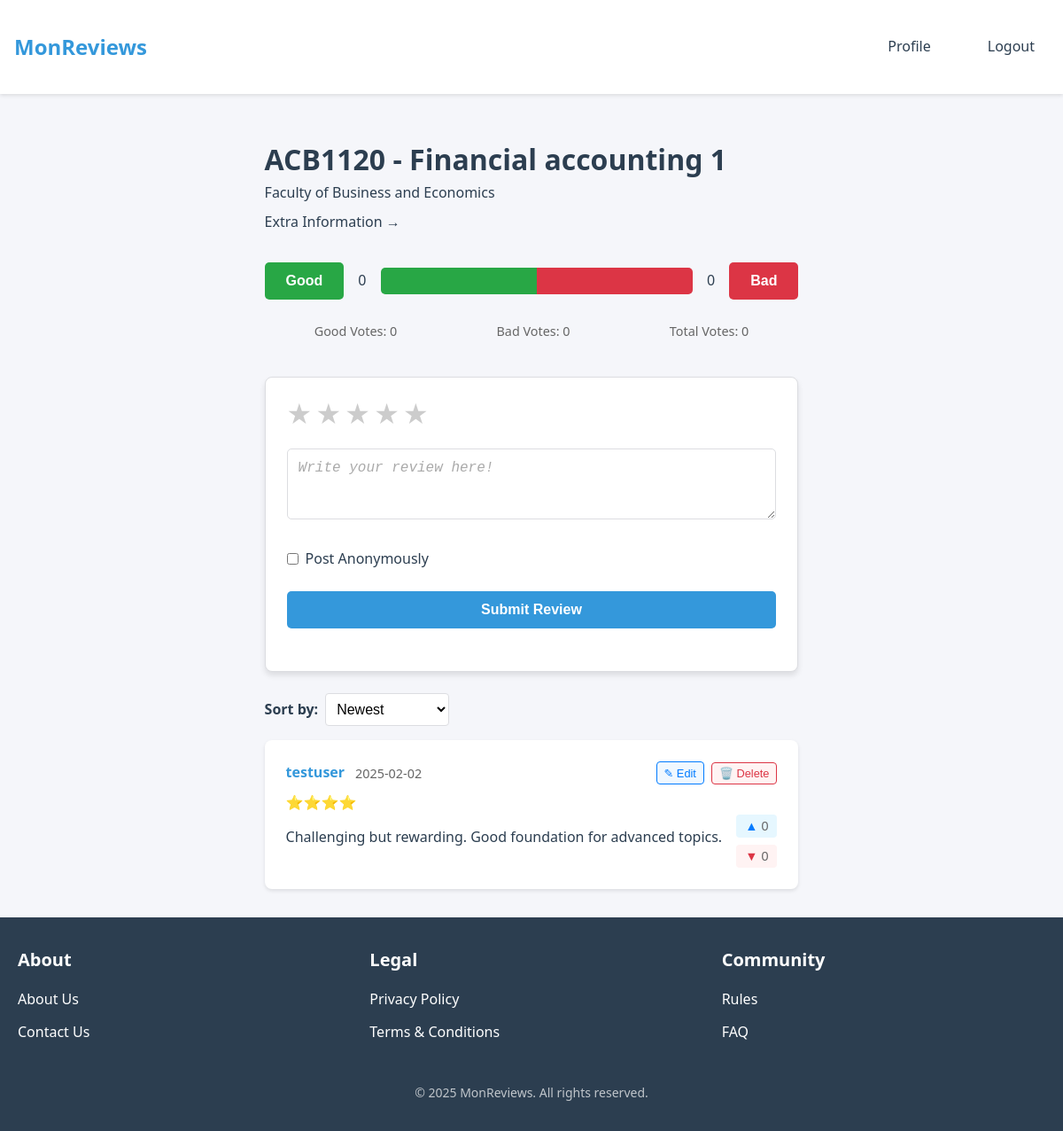
Page /unit/ACB1120 (signed in) on the committed database.
### app/models.py (models this page shows, shortened)
class Unit(db.Model):
    id = db.Column(db.Integer, primary_key=True, autoincrement=True)
    code = db.Column(db.String(20), unique=True, nullable=False)
    name = db.Column(db.String(255), nullable=False)
    faculty = db.Column(db.String(255), nullable=False)
    credit_points = db.Column(db.Integer, nullable=False)
    url = db.Column(db.String(500), nullable=False)
    upvotes = db.Column(db.Integer, default=0, nullable=False)
    downvotes = db.Column(db.Integer, default=0, nullable=False)
    assessment_details = db.Column(db.Text)
    @property
    def total_votes(self):
        return self.upvotes + self.downvotes
    reviews = db.relationship('Review', back_populates="unit", lazy='dynamic')

class Review(db.Model):
    id = db.Column(db.Integer, primary_key=True)
    content = db.Column(db.Text, nullable=False)
    rating = db.Column(db.Integer, nullable=False)
    timestamp = db.Column(db.DateTime, default=datetime.utcnow)
    is_anonymous = db.Column(db.Boolean, default=False)
    upvotes = db.Column(db.Integer, default=0)
    downvotes = db.Column(db.Integer, default=0)
    user_id = db.Column(db.Integer, db.ForeignKey('user.id'), nullable=False)
    unit_id = db.Column(db.Integer, db.ForeignKey('unit.id'), nullable=False)
    user = db.relationship("User", back_populates="reviews", foreign_keys=[user_id])
    unit = db.relationship("Unit", back_populates="reviews")
    def has_voted(self, user, vote_type):
        if not user.is_authenticated:
            return False
        vote = Vote.query.filter_by(
            user_id=user.id,
            review_id=self.id,
            vote_type=vote_type
        ).first()
        return vote is not None
    def get_vote_status(self, user):
        if not user.is_authenticated:
            return None
        vote = Vote.query.filter_by(
            user_id=user.id,
            review_id=self.id
        ).first()
        return vote.vote_type if vote else None
    def can_edit(self, user):
        if not user.is_authenticated:
            return False
        return user.id == self.user_id # or user.is_admin

class User(UserMixin, db.Model):
    id = db.Column(db.Integer, primary_key=True)
    username = db.Column(db.String(64), unique=True, nullable=False)
    password_hash = db.Column(db.String(128))
    timestamp = db.Column(db.DateTime, default=datetime.utcnow)
    is_verified = db.Column(db.Boolean, default=False)
    reviews = db.relationship("Review", back_populates="user", foreign_keys="Review.user_id")

### app/routes.py (the view, shortened to what this page needs)
@main.route('/unit/<string:code>', methods=['GET', 'POST'])
def unit(code):
    unit = Unit.query.filter_by(code=code).first_or_404()
    page = request.args.get('page', 1, type=int)
    sort = request.args.get('sort', 'newest')
    form = ReviewForm()
    if sort == 'newest':
        reviews = Review.query.filter_by(unit_id=unit.id)\
            .order_by(Review.timestamp.desc())
    elif sort == 'highest_rated':
        reviews = Review.query.filter_by(unit_id=unit.id)\
            .order_by(Review.rating.desc())
    elif sort == 'most_voted':
        reviews = Review.query.filter_by(unit_id=unit.id)\
            .order_by((Review.upvotes - Review.downvotes).desc())
    reviews = reviews.paginate(page=page,
                             per_page=current_app.config['REVIEWS_PER_PAGE'])
    for review in reviews.items:
        review.user_vote = review.get_vote_status(current_user) if current_user.is_authenticated else None
    return render_template('unit.html', unit=unit, reviews=reviews, sort=sort, form=form)

### app/forms.py
class ReviewForm(FlaskForm):
    content = TextAreaField('Review', validators=[DataRequired(), Length(min=10, max=1000)])
    rating = SelectField('Rating', choices=[(str(i), str(i)) for i in range(1, 6)],
                        validators=[DataRequired()])
    anonymous = BooleanField('Post Anonymously')
    submit = SubmitField('Submit Review')

### app/models.py (called while the page is built)
@login_manager.user_loader
def load_user(id):
    return User.query.get(int(id))

### app/templates/unit.html (shortened to what this page needs)
{% extends "base.html" %}
{% block content %}
    <div class="unit-header">
        <h1>{{ unit.code }} - {{ unit.name }}</h1>
        <p>{{ unit.faculty }}</p>
        <p class="collapsible-header simplistic" onclick="toggleCollapse(this)">
            Extra Information →
        </p>
        <div class="poll-container">
            <div class="poll-bar-container">
                <button
                    id="goodButton"
                    onclick="voteUnit('good')"
                    class="poll-button good-button"
                >
                    Good
                </button>
                <p><span id="goodVotes">{{ unit.upvotes }}</span</p>
                <div class="bar-wrapper">
                    <div id="goodBar" class="bar-left"></div>
                    <div id="badBar" class="bar-right"></div>
                </div>
                <p><span id="totalVotes">{{ unit.downvotes }}</span></p>
                <button
                    id="badButton"
                    onclick="voteUnit('bad')"
                    class="poll-button bad-button"
                >
                    Bad
                </button>
            </div>
            <div class="vote-count">
                <p>Good Votes: <span id="goodVotes">{{ unit.upvotes }}</span></p>
                <p>Bad Votes: <span id="badVotes">{{ unit.downvotes }}</span></p>
                <p>Total Votes: <span id="totalVotes">{{ unit.total_votes }}</span></p>
            </div>
        </div>
            {% if current_user.is_authenticated %}
            <div class="review-form-section">
                <form method="post" class="review-form">
                    <div class="form-group rating-group">
                        <div class="star-rating">
                            {% for i in range(1, 6) %}
                                <label for="star{{ i }}" class="star">&#9733;</label>
                            {% endfor %}
                        </div>
                    </div>
                    <div class="form-group">
                        <textarea id="reviewContent" name="content" class="form-control" rows="3"
                        placeholder="Write your review here!" required>{{ form.content.data if form.content.data else '' }}</textarea>
                    </div>
                    <div class="form-group anonymous-group">
                        <div class="checkbox-container">
                            {{ form.anonymous() }} {{ form.anonymous.label }}
                        </div>
                    </div>
                    <div class="form-group">
                        {{ form.submit(class="btn btn-primary") }}
                    </div>
                </form>
            </div>
            {% else %}
            <div class="login-prompt">
                <p>Please <a href="{{ url_for('auth.login') }}">log in</a> to write a review.</p>
            </div>
            {% endif %}
        <div class="sort-container">
            <label for="sortDropdown">Sort by:</label>
            <select id="sortDropdown" class="sort-dropdown">
            <option value="{{ url_for('main.unit', code=unit.code, sort='newest') }}"
                    {% if sort == 'newest' %}selected{% endif %}>Newest</option>
            </select>
        </div>
    </div>
    <div class="reviews-section">
        {% for review in reviews.items %}
            <div class="review-card">
                <div class="review-header">
                    <div class="review-meta">
                        <span class="review-author">
                            {% if review.is_anonymous %}
                                Anonymous
                            {% elif review.user %}
                                {{ review.user.username }}
                            {% else %}
                                Deleted User
                            {% endif %}
                        </span>
                        <span class="review-date">{{ review.timestamp.strftime('%Y-%m-%d') }}</span>
                    </div>
                    {% if review.can_edit(current_user) %}
                    <div class="review-actions">
                        <button onclick="enableEdit('{{ review.id }}')" class="btn btn-edit btn-sm">✎ Edit</button>
                        <form action="{{ url_for('main.delete_review', id=review.id) }}" method="post" class="d-inline">
                            <button type="submit" class="btn btn-delete btn-sm" onclick="return confirm('Are you sure you want to delete this review?')">🗑️ Delete</button>
                        </form>
                    </div>
                    {% endif %}
                </div>
                <div class="review-rating">
                    {% for _ in range(review.rating) %}⭐{% endfor %}
                </div>
                <div class="review-content-container">
                    <div class="review-text">
                        {{ review.content }}
                    </div>
                    <div class="review-votes"
                         data-review-id="{{ review.id }}"
                         data-upvotes="{{ review.upvotes }}"
                         data-downvotes="{{ review.downvotes }}"
                         data-user-vote="{{ review.get_vote_status(current_user) }}">
                        <button onclick="voteReview('{{ review.id }}', 'up')"
                                class="vote-btn upvote {% if review.has_voted(current_user, 'up') %}active{% endif %}"
                                {% if not current_user.is_authenticated %}disabled{% endif %}>
                            ▲ <span id="upvotes-{{ review.id }}" class="vote-count">{{ review.upvotes }}</span>
                        </button>
                        <button onclick="voteReview('{{ review.id }}', 'down')"
                                class="vote-btn downvote {% if review.has_voted(current_user, 'down') %}active{% endif %}"
                                {% if not current_user.is_authenticated %}disabled{% endif %}>
                            ▼ <span id="downvotes-{{ review.id }}" class="vote-count">{{ review.downvotes }}</span>
                        </button>
                    </div>
                </div>
            </div>
        {% endfor %}
    </div>
{% endblock %}

### app/static/css/style.css (style rules this page uses)
:root { --primary-color: #3498db; --secondary-color: #2980b9; --background-color: #f5f6fa; --text-color: #2c3e50; --border-color: #dcdde1; --success-color: #2ecc71; --error-color: #e74c3c; }
* { margin: 0; padding: 0; box-sizing: border-box; }
html, body { width: 100%; overflow-x: hidden; font-family: 'Segoe UI', Tahoma, Geneva, Verdana, sans-serif; line-height: 1.6; color: var(--text-color); background-color: var(--background-color); }
.vote-btn { padding: 5px 10px; cursor: pointer; transition: color 0.2s; }

### app/static/css/poll.css (style rules this page uses)
.poll-container { margin: 2rem 0; text-align: center; }
.poll-bar-container { display: flex; align-items: center; justify-content: space-between; gap: 1rem; margin-bottom: 1rem; }
.poll-button { font-size: 1rem; font-weight: bold; padding: 0.75rem 1.5rem; border: none; border-radius: 5px; cursor: pointer; transition: transform 0.2s ease, box-shadow 0.2s ease; }
.good-button { background-color: #28a745; color: #fff; }
.bad-button { background-color: #dc3545; color: #fff; }
.bar-wrapper { position: relative; flex: 1; height: 30px; background-color: #e9ecef; border-radius: 5px; overflow: hidden; }
.bar-left, .bar-right { position: absolute; top: 0; height: 100%; transition: width 0.3s ease; }
.bar-left { left: 0; background-color: #28a745; width: 50%; }
.bar-right { right: 0; background-color: #dc3545; width: 50%; }
.vote-count { display: flex; justify-content: space-around; font-size: 0.9rem; color: #666; }
.vote-count p { margin: 0.5rem 0; }

### app/static/css/unitcontainer.css (style rules this page uses)
.unit-card, .review-card, .stats-card { background: white; border-radius: 8px; padding: 1.5rem; margin-bottom: 1rem; box-shadow: 0 2px 4px rgba(0, 0, 0, 0.1); max-width: 100%; }

### app/static/css/footer.css (style rules this page uses)
html, body { height: 100%; margin: 0; display: flex; flex-direction: column; }

### app/static/css/dropdown.css (style rules this page uses)
.sort-container { display: flex; align-items: center; margin-bottom: 1rem; }
.sort-container label { margin-right: 0.5rem; font-weight: bold; color: var(--text-color); }
.sort-dropdown { padding: 0.5rem; font-size: 1rem; border: 1px solid var(--border-color); border-radius: 4px; background-color: white; cursor: pointer; transition: border-color 0.3s ease; }
.sort-dropdown option { padding: 0.5rem; background-color: white; color: var(--text-color); }

### app/static/css/collapsible.css (style rules this page uses)
.collapsible-header { display: flex; justify-content: space-between; align-items: center; padding: 0.75rem 1rem; font-size: 1rem; font-weight: bold; color: var(--text-color); background-color: var(--background-color); border: none; cursor: pointer; transition: background-color 0.3s ease; }
.sort-container { margin-top: 1.5rem; display: flex; align-items: center; }
.sort-container label { margin-right: 0.5rem; font-weight: bold; color: var(--text-color); }
.sort-dropdown { padding: 0.5rem; font-size: 1rem; border: 1px solid var(--border-color); border-radius: 4px; background-color: white; cursor: pointer; transition: border-color 0.3s ease; }
.collapsible-header.simplistic { margin-top: 0.5rem; font-size: 1rem; color: var(--text-color); cursor: pointer; transition: color 0.3s ease; padding: 0; background-color: transparent; border: none; font-weight: normal; }

### app/static/css/login.css (style rules this page uses)
.form-group { margin-bottom: 1.5rem; text-align: left; }
.form-control { width: 100%; padding: 1.25 rem; font-size: 1rem; border: 1px solid #ccc; border-radius: 5px; transition: border-color 0.3s ease; }
.btn-primary { width: 100%; padding: 0.75rem; font-size: 1rem; color: #fff; background-color: #007BFF; border: none; border-radius: 5px; cursor: pointer; transition: background-color 0.3s ease; }

### app/static/css/register.css (style rules this page uses)
.form-group { margin-bottom: 1.5rem; text-align: left; }
.form-control { width: 100%; padding: 0.75rem; font-size: 1rem; border: 1px solid #ccc; border-radius: 5px; transition: border-color 0.3s ease; }
.btn-primary { width: 100%; padding: 0.75rem; font-size: 1rem; color: #fff; background-color: #007BFF; border: none; border-radius: 5px; cursor: pointer; transition: background-color 0.3s ease; }
@media (max-width: 1200px) { .form-control, .btn-primary { font-size: 1rem; padding: 0.75rem; } }

### rows in the picture
Unit: code "ACB1120", name "Financial accounting 1", faculty "Faculty of Business and Economics", upvotes "0", downvotes "0", total_votes "0"
Review: user.username "testuser", timestamp "2025-02-02", content "Challenging but rewarding. Good foundation for advanced topics.", upvotes "0", downvotes "0"
